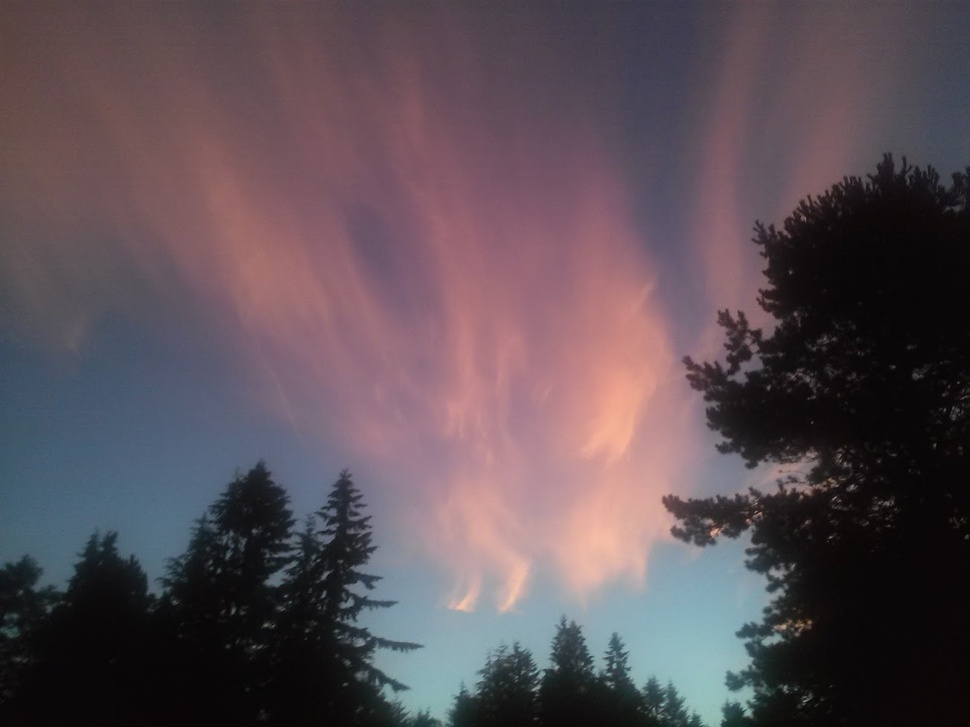
#> input picture cse562hw3/video_scripts/background.jpg, 970 x 727 px, shrunk from 1303 x 977 before the run
$ python encode_text.py
#> lines starting #> are read from the running program, lines starting #| are printed output that depends on the picture
import numpy as np
from matplotlib import pyplot as plt
from matplotlib import animation

nx = 150
ny = 50
alpha = 0.5


fig = plt.figure()
data = plt.imread('background.jpg').copy() / 255
print(data.shape)
#| (727, 970, 3)
data = np.dstack((data, np.ones((data.shape[0], data.shape[1]))))
#> data: shape (727, 970, 4) float64
zero = data.copy()
for x in range(data.shape[0]):
    for y in range(data.shape[1]):
        data[x, y, 3] = 1 - alpha
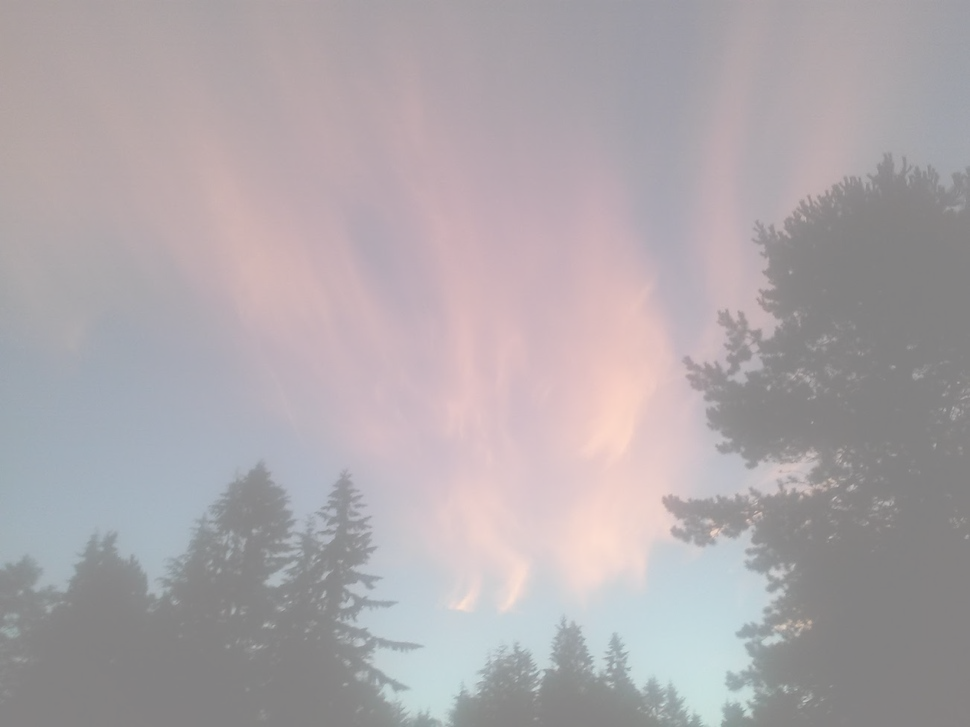
#> data: shape (727, 970, 4) float64; mean R, G, B, A 0.36, 0.311, 0.339, 0.5; transparent parts drawn white

one = data

im = plt.imshow(data, vmin=0, vmax=1)

def init():
    im.set_data(data)

status = 0

def animate(i):
    global status
    status = not status
    if status:
        im.set_data(one)
    else:
        im.set_data(zero)
    # print('nani')
    return im

anim = animation.FuncAnimation(fig, animate, init_func=init, frames=nx * ny,
                               interval=0)
plt.show()
